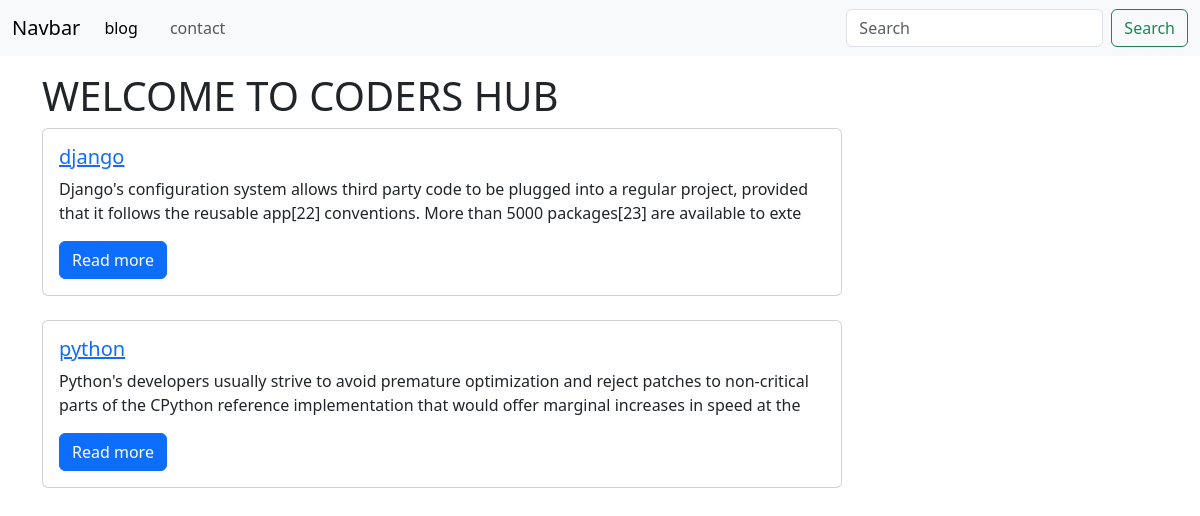
Screenshot of /blog/ with the database file from the repository.
### blog/models.py (models this page shows, shortened)
class Blog(models.Model):
    sno=models.AutoField(primary_key=True)
    title=models.CharField(max_length=100)
    content=models.TextField()
    slug=models.CharField(max_length=100)
    time=models.DateTimeField(auto_now_add=True)

### blog/views.py (the view)
# urls.py: path("blog/",views.blog,name='blog'),
def blog(request):
    blogs=Blog.objects.all()
    context={'blogs':blogs}
    return render(request,'blog.html',context)

### templates/blog.html
{%extends 'base.html'%} {%block blogactive%}active{%endblock blogactive%}
{%block body%}
<div class="container my-3">
  <h1>WELCOME TO CODERS HUB</h1>
  <div>
    {%for blog in blogs%}
    <div class="card" style="width: 50rem">
      <div class="card-body">
        <h5 class="card-title">
          <a href="/blogpost/{{blog.slug}}">{{blog.title}}</a>
        </h5>
        <p class="card-text">{{blog.content|slice:200}}</p>
        <a href="/blogpost/{{blog.slug}}" class="btn btn-primary">Read more</a>
      </div>
    </div>
    <br />
    {%endfor%}
  </div>
</div>
{%endblock body%}

### templates/base.html (shortened to what this page needs)
<!DOCTYPE html>
<html lang="en">
  <head>
    <link
      href="https://cdn.jsdelivr.net/npm/bootstrap@5.3.2/dist/css/bootstrap.min.css"
      rel="stylesheet"
    />
  </head>
  <body>
    <nav class="navbar navbar-expand-lg bg-body-tertiary">
      <div class="container-fluid">
        <a class="navbar-brand" href="#">Navbar</a>
        <div class="collapse navbar-collapse" id="navbarSupportedContent">
          <ul class="navbar-nav me-auto mb-2 mb-lg-0">
            <li class="nav-item">
              <a
                class="nav-link {% block blogactive %}{% endblock blogactive %}"
                aria-current="page"
                href="/blog"
                >blog</a
              >
            </li>
            <li class="nav-item">
              <a
                class="nav-link active"
                aria-current="page"
                href="/blogpost"
              ></a>
            </li>
            <li class="nav-item">
              <a
                class="nav-link {% block contactactive %}{% endblock contactactive %}"
                aria-current="page"
                href="/contact"
                >contact</a
              >
            </li>
          </ul>
          <form action="/Search" method="get" class="d-flex" role="search">
            <input
              class="form-control me-2"
              type="search"
              placeholder="Search"
              aria-label="Search"
            />
            <button class="btn btn-outline-success" type="submit">
              Search
            </button>
          </form>
        </div>
      </div>
    </nav>
    {% block body %}{% endblock body %}
  </body>
</html>

### rows the page displays
Blog: title "django", content "Django's configuration system allows third party code to be plugged into a regular project, provided that it follows the reusable app[22] conventions. More than 5000 packages[23] are available to exte"
Blog: title "python", content "Python's developers usually strive to avoid premature optimization and reject patches to non-critical parts of the CPython reference implementation that would offer marginal increases in speed at the"
